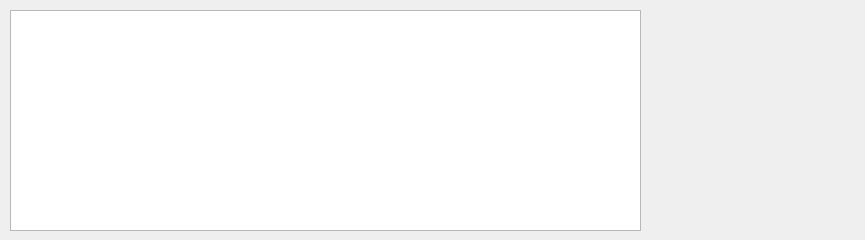
<?xml version="1.0" encoding="UTF-8"?>
<ui version="4.0">
 <class>ItemsReport</class>
 <widget class="QDialog" name="ItemsReport">
  <property name="windowModality">
   <enum>Qt::WindowModal</enum>
  </property>
  <property name="geometry">
   <rect>
    <x>0</x>
    <y>0</y>
    <width>865</width>
    <height>240</height>
   </rect>
  </property>
  <property name="windowTitle">
   <string>Report of Items</string>
  </property>
  <widget class="QTableView" name="tableView">
   <property name="geometry">
    <rect>
     <x>10</x>
     <y>10</y>
     <width>631</width>
     <height>221</height>
    </rect>
   </property>
  </widget>
  <widget class="QLabel" name="reportItemImage">
   <property name="geometry">
    <rect>
     <x>690</x>
     <y>40</y>
     <width>181</width>
     <height>151</height>
    </rect>
   </property>
   <property name="text">
    <string/>
   </property>
  </widget>
 </widget>
 <resources/>
 <connections/>
</ui>
